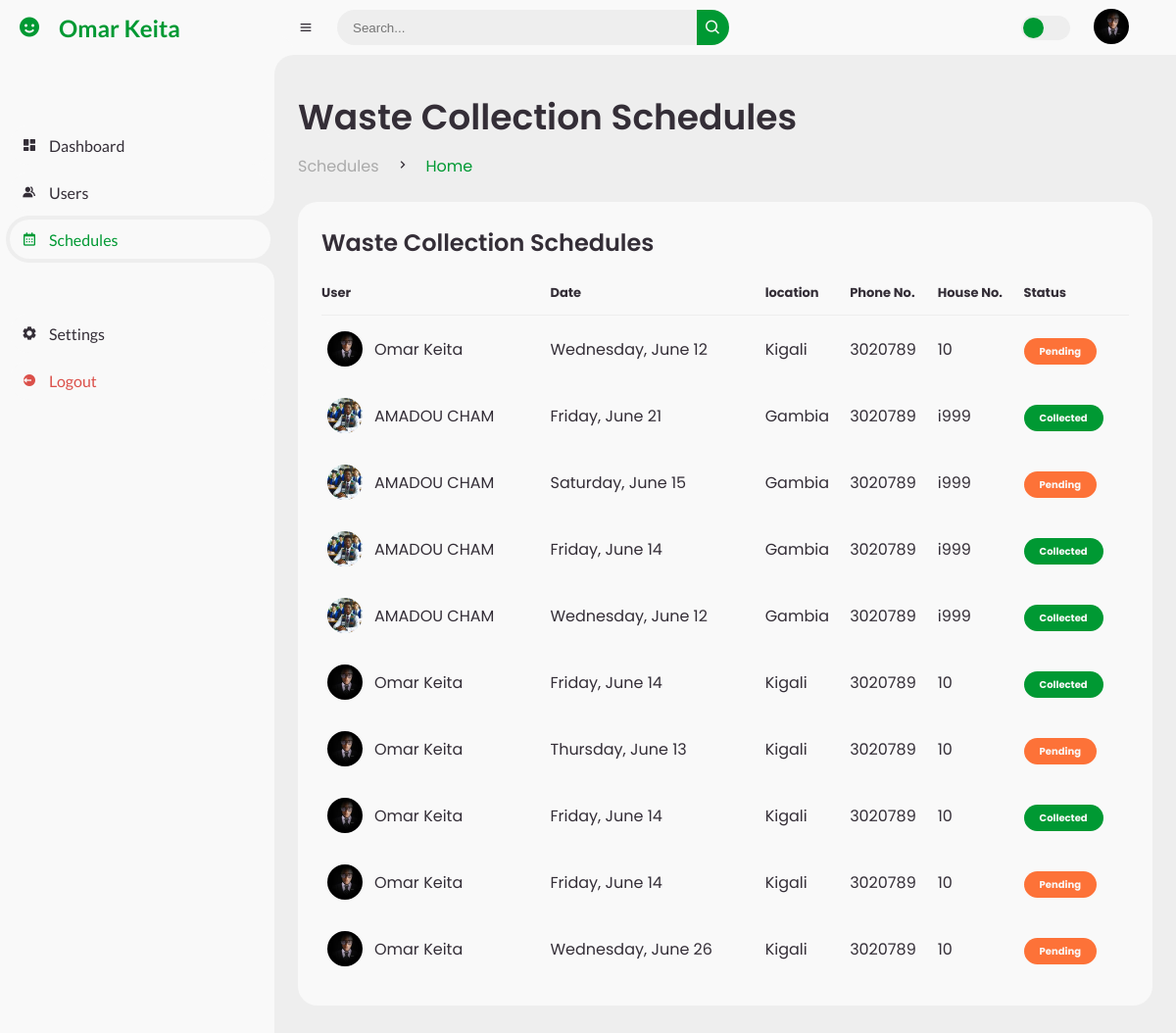
The page /admin_dashboard/user_schedule (signed in) on the database as committed earlier.
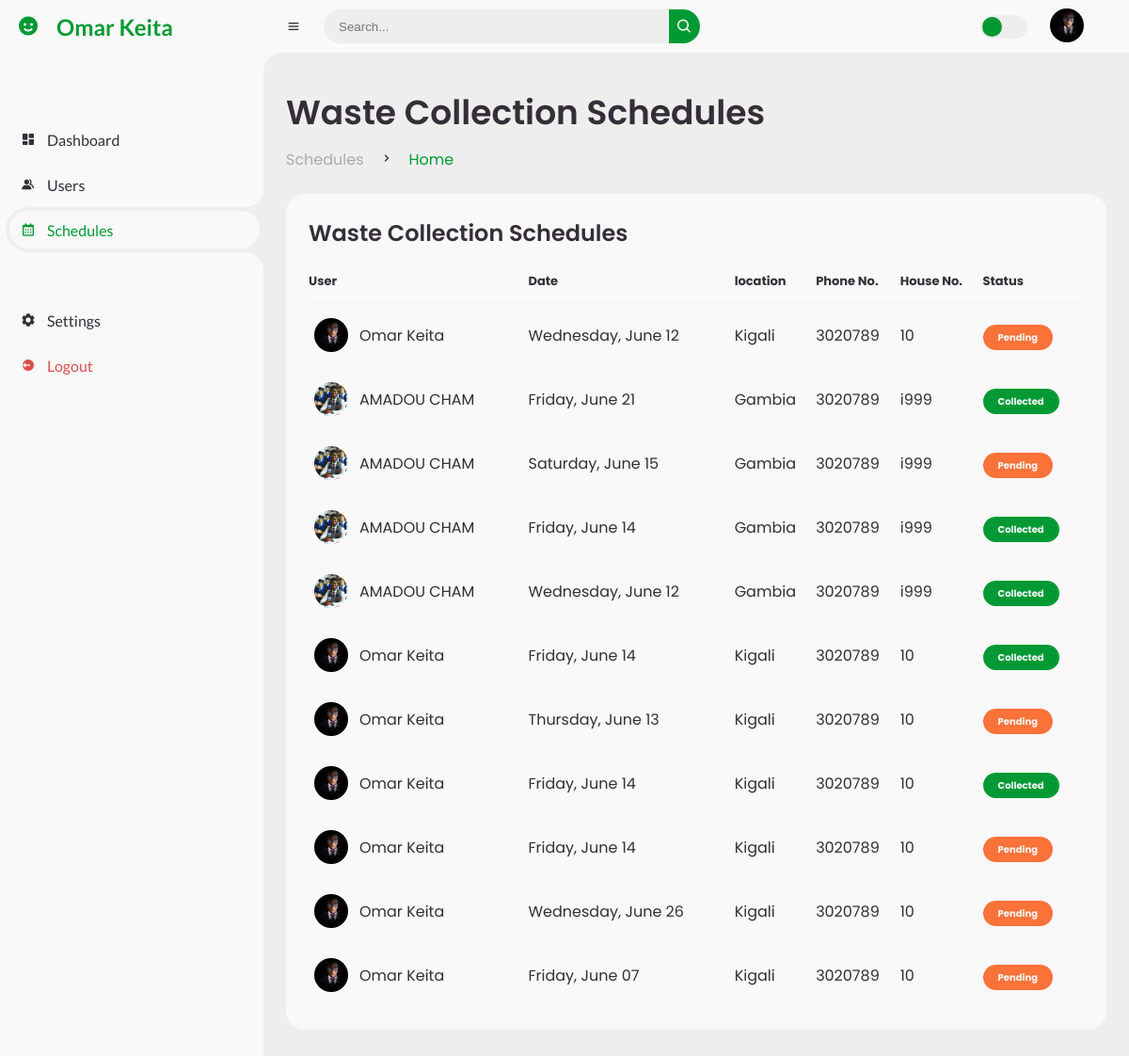
The same page on the database as committed later.
### app/models.py (models this page shows, shortened)
class User(db.Model, UserMixin):
    id = db.Column(db.Integer,  nullable= False, primary_key=True, autoincrement=True)
    first_name = db.Column(db.String(50), nullable=False)
    middle_name = db.Column(db.String(50), nullable=False, default="")
    last_name = db.Column(db.String(50), nullable=False)
    email = db.Column(db.String(50), unique=True, nullable=False,)
    sex = db.Column(db.String(50), nullable=False, default='Male')
    address = db.Column(db.String(50), nullable=False)
    house_number = db.Column(db.String(50), nullable=False)
    location = db.Column(db.String(50), nullable=False)
    image_file = db.Column(db.String(500), nullable=False, default='default.jpg')
    phone_number = db.Column(db.String(50), nullable=False)
    password = db.Column(db.String(150), nullable=False)
    schedule = db.relationship('Scheduling', backref='customer', lazy=True)
    is_admin = db.Column(db.Boolean, nullable=False, default=False)

class Scheduling(db.Model):
    id = db.Column(db.Integer, primary_key=True, autoincrement=True)
    date = db.Column(db.DateTime, nullable=False)
    type = db.Column(db.String(50), nullable=False)
    user_id = db.Column(db.Integer, db.ForeignKey('user.id'), nullable=False)
    collected = db.Column(db.Boolean, nullable=False, default=False)

### app/routes.py (the view)
@app.route('/admin_dashboard/user_schedule', methods=['GET', 'POST'])
@login_required
def admin_user_schedule():
    if not current_user.is_admin:
        abort(403)
        flash('Access Denied', 'danger')
    query = request.args.get('query')
    if query:
        users = perform_search(query)
    else:
        users = User.query.all()
    user_schedule = Scheduling.query.all()
    if request.headers.get('X-Requested-With') == 'XMLHttpRequest':
        return jsonify([user.first_name for user in users])
    return render_template('user_schedule.html', user_schedule=user_schedule, datetime=datetime, users=users)

### app/models.py (called while the page is built)
@login_manager.user_loader
def load_user(user_id):
    return User.query.get(int(user_id))

### app/templates/user_schedule.html
{% extends 'admin_base.html' %} {% block sidebar %}
<ul class="side-menu top">
  <li>
    <a href="{{url_for('admin_dashboard')}}">
      <i class="bx bxs-dashboard"></i>
      <span class="text">Dashboard</span>
    </a>
  </li>
  <li>
    <a href="{{url_for('users')}}">
      <i class="bx bxs-group"></i>
      <span class="text">Users</span>
    </a>
  </li>
  <li class="active">
    <a href="{{url_for('admin_user_schedule')}}">
      <i class="bx bx-calendar"></i>
      <span class="text">Schedules</span>
    </a>
  </li>
</ul>
{% endblock %} {% block content %}
<main>
  <div class="head-title">
    <div class="left">
      <h1>Waste Collection Schedules</h1>
      <ul class="breadcrumb">
        <li>
          <a href="{{url_for('admin_dashboard')}}">Schedules</a>
        </li>
        <li><i class="bx bx-chevron-right"></i></li>
        <li>
          <a class="active" href="{{url_for('home')}}">Home</a>
        </li>
      </ul>
    </div>
  </div>
  <div class="table-data">
    <div class="order">
      <div class="head">
        <h3>Waste Collection Schedules</h3>
      </div>
      <table>
        <thead>
          <tr>
            <th>User</th>
            <th>Date</th>
            <th>location</th>
            <th>Phone No.</th>
            <th>House No.</th>
            <th>Status</th>
          </tr>
        </thead>
        <tbody>
          {% for schedule in user_schedule %} {% set user = users |
          selectattr('id', 'equalto', schedule.user_id) | first %}
          <tr>
            <td>
              <img
                src="{{ url_for('static', filename='profile_pics/' + user.image_file) }}"
              />
              <p>{{ user.first_name }} {{ user.last_name }}</p>
            </td>
            <td>{{ schedule.date.strftime('%A, %B %d') }}</td>
            <td>{{ user.location }}</td>
            <td>{{ user.phone_number }}</td>
            <td>{{ user.house_number }}</td>
            <td>
              <span
                class="status {% if schedule.collected %}completed{% else %}pending{% endif %}"
              >
                {% if schedule.collected %}Collected{% else %}Pending{% endif %}
              </span>
            </td>
          </tr>
          {% endfor %}
        </tbody>
      </table>
    </div>
  </div>
</main>
{% endblock %}

### app/templates/admin_base.html (shortened to what this page needs)
<!DOCTYPE html>
<html lang="en">
  <head>
    <link
      href="https://unpkg.com/boxicons@2.0.9/css/boxicons.min.css"
      rel="stylesheet"
    />
    <link
      rel="stylesheet"
      href="{{url_for('static', filename='css/admin.css')}}"
    />
  </head>
  <body>
    <section id="sidebar">
      <a href="#" class="brand">
        <i class="bx bxs-smile"></i>
        <span class="text"
          >{{current_user.first_name}} {{current_user.last_name}}</span
        >
      </a>
      {% block sidebar %} {% endblock %}
      <ul class="side-menu">
        <li>
          <a href="{{url_for('account')}}">
            <i class="bx bxs-cog"></i>
            <span class="text">Settings</span>
          </a>
        </li>
        <li>
          <a href="{{url_for('logout')}}" class="logout">
            <i class="bx bxs-log-out-circle"></i>
            <span class="text">Logout</span>
          </a>
        </li>
      </ul>
    </section>
    <section id="content">
      <nav>
        <i class="bx bx-menu"></i>
        <form action="{{url_for('admin_user_schedule')}}" method="">
          <div class="form-input">
            <input type="search" placeholder="Search..." />
            <button type="submit" class="search-btn">
              <i class="bx bx-search"></i>
            </button>
          </div>
        </form>
        <label for="switch-mode" class="switch-mode"></label>
        <a href="#" class="profile">
          <img
            src="{{url_for('static', filename='profile_pics/' + current_user.image_file)}}"
            alt=""
          />
        </a>
      </nav>
      {% block content %} {% endblock %}
    </section>
  </body>
</html>

Rows that differ between the two databases and show on the page:
added Scheduling: image_file (picture), {{ user.first_name }} "Omar", {{ user.last_name }} "Keita", date "Friday, June 07", {{ user.location }} "Kigali", {{ user.phone_number }} "3020789", {{ user.house_number }} "10", collected "Pending"
